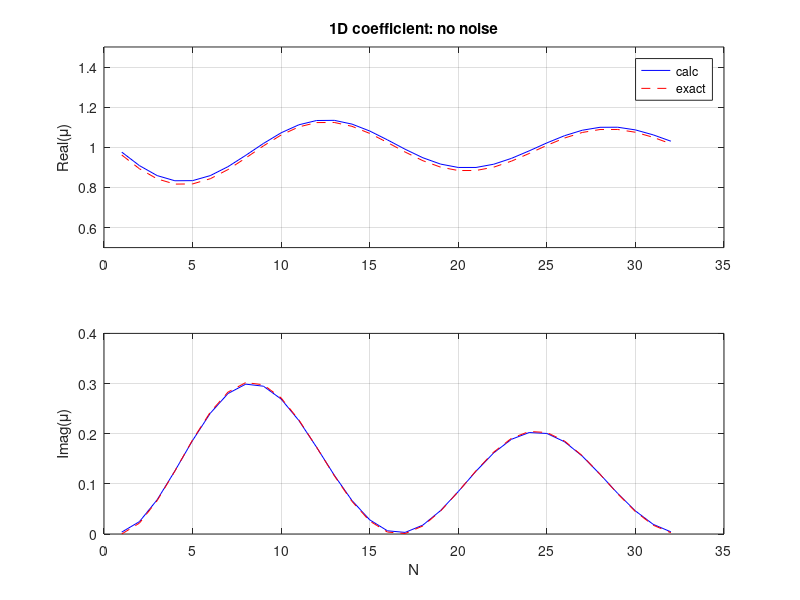
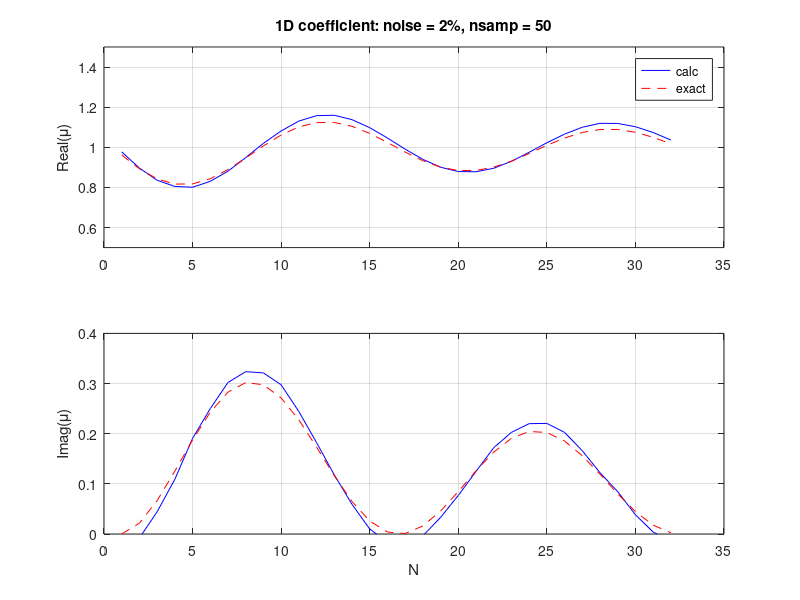

Recreate these plots in MATLAB, in order.
% eg4 - inhomogeneous example
%

clear%, close all
format short e

N = 32;
e = 1E-1;
I = i;

H = 2*pi/N;
Hinv = 1/H;  %% = N/(2*pi)
onevec = ones(1,floor(N/2));

x = [0:N].'*H;
xmid = x(1:N) + 0.5*H;

muex = (1 + e*(2*xmid + I - 2*I*exp(-2*I*xmid)))./(1 + e*(2*xmid - I));
u = (1 + 2*e*x).*exp(2*I*x);

Du(1:N,1) = (u(2:N+1) - u(1:N))/H;  %% approx u' at midpts

A = spdiags([Du -Du], 0:1, N, N);
A(N,1:2:N) = onevec;
A(N,2:2:N) = -onevec;

b(1:N-1,1) = u(2:N);
b(N,1) = 0;
b = 4*H*b;
mu = A\b;

res = A*muex -b;
Mres = max(abs(res));
err = mu -muex;
%[Mres, max(abs(err))]

iaxR = [0,35,0.5,1.5];
iaxI = [0,35,0,0.4];

figure(1)
subplot(2,1,1), plot([1:N],real(mu),'b-', [1:N],real(muex),'r--'), grid on
ylabel('Real(\mu)'), title('1D coefficient: no noise'), axis(iaxR)
legend(['calc'],['exact'])
subplot(2,1,2), plot([1:N],imag(mu),'b-', [1:N],imag(muex),'r--'), grid on
xlabel('N'), ylabel('Imag(\mu)'), axis(iaxI)

%===============================================================================
%Now do it for noisy data

Nsim = 50;
eps = 2/100;  % noise level
eps1 = 1 - 0.5*eps;

Ru = zeros(N+1,1);
for isim = 1:Nsim
  r1 = rand([N+1,1]);
  Ru = Ru + u.*(eps1 + eps*r1);   
end

Ru = Ru/Nsim;
relerr =(Ru - u)./abs(u);

Du(1:N,1) = (Ru(2:N+1) - Ru(1:N))/H;  %% approx u' at midpts

A = spdiags([Du -Du], 0:1, N, N);
A(N,1:2:N) = onevec;
A(N,2:2:N) = -onevec;

b(1:N-1,1) = Ru(2:N);
b(N,1) = 0;
b = 4*H*b;
Rmu = A\b;

resR = A*muex -b;
MresR = max(abs(resR));
Rerr = Rmu -muex;
%[Mres, max(abs(err))]

figure(2)
subplot(2,1,1), plot([1:N],real(Rmu),'b-', [1:N],real(muex),'r--'), grid on
ylabel('Real(\mu)'), title(['1D coefficient: noise = ', num2str(100*eps),'%, nsamp = ', int2str(Nsim)])
legend(['calc'],['exact']), axis(iaxR)
subplot(2,1,2), plot([1:N],imag(Rmu),'b-', [1:N],imag(muex),'r--'), grid on
xlabel('N'), ylabel('Imag(\mu)'), axis(iaxI)

